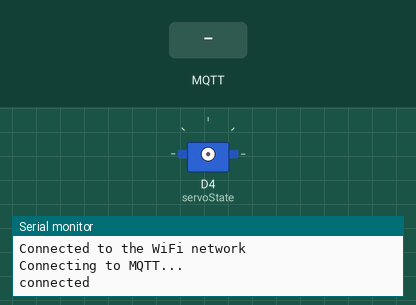
Recording of a sketch running on a simulated ESP8266 (NodeMCU). On the bench: servo, the last lines printed to the serial monitor. The test bench sets the inputs (shaded band). WiFi joins after 1.5 s; servers stay silent unless stated; no MQTT or app messages arrive unless stated.

Above: at 2.7 s.
2.8 s: MQTT message "1" arrives on the first subscribed topic
5.0 s: MQTT message "on" arrives on the first subscribed topic
At 7.1 s:
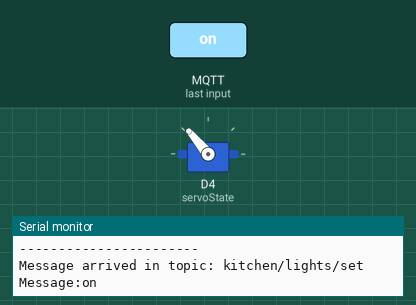
8.0 s: MQTT message "off" arrives on the first subscribed topic
At 10.0 s:
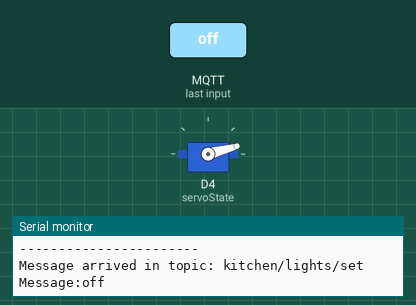
Timing chart, 0 to 11.5 s (numbered marks = the images above; inputs shaded):
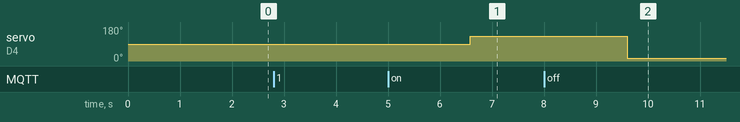

Measured:
- after the input at 5.0 s, servo on D4 (servoState): 90° → 130° after 1.6 s
- after the input at 8.0 s, servo on D4 (servoState): 130° → 15° after 1.6 s

The sketch:

kitchen_lights_hass.ino
```cpp
#include <ESP8266WiFi.h>
#include <PubSubClient.h>
#include <Servo.h>

const char* ssid = "<WIFI_NAME>"; // Enter your WiFi name
const char* password =  "<PASSWORD>"; // Enter WiFi password
const char* mqttServer = "<MQTT_SERVER_IP>";
const int mqttPort = 1883;
const char* mqttUser = "mqtt";
const char* mqttPassword = "<MQTT_PASSWORD>";
const char* subscribedChannel = "kitchen/lights/set";
const char* publishChannel = "kitchen/lights/state";

WiFiClient espClient;
PubSubClient client(espClient);
Servo servoState;

unsigned long lastStateChanged = millis();

void setup() {
  Serial.begin(115200);
  wifiConnect();
  client.setServer(mqttServer, mqttPort);
  client.setCallback(callback);
}

void loop() {
  if (!client.connected())
    reconnect();
  client.loop();
  delay(2000);
}

void wifiConnect(){
  WiFi.begin(ssid, password);
  while (WiFi.status() != WL_CONNECTED) {
    delay(500);
    Serial.println("Connecting to WiFi..");
  }
  Serial.println("Connected to the WiFi network");
}

void reconnect(){
  if(WiFi.status() != WL_CONNECTED){
    wifiConnect();
  }
  while (!client.connected()) {
    Serial.println("Connecting to MQTT...");
    if (client.connect("ESP8266Client", mqttUser, mqttPassword )) {
      Serial.println("connected");
      client.subscribe(subscribedChannel);
    } else {
      Serial.print("failed with state ");
      Serial.print(client.state());
      delay(5000);
    }
  }
}

void callback(char* topic, byte* payload, unsigned int length) {
  Serial.print("Message arrived in topic: ");
  Serial.println(topic);
  Serial.print("Message:");
  String message = String("");
  for (int i = 0; i < length; i++) {
    message += (char)payload[i];
  }
  Serial.println(message);
  if (strcmp(topic, subscribedChannel) == 0){
    String state = doChangeSwitch(message);
    Serial.print("State = ");
    Serial.println(state);
    if (!String("-1").equals(state))
      client.publish(publishChannel, state.c_str());
  }
   Serial.println("-----------------------");
}

String doChangeSwitch(String message) {
  String ret;
  servoState.attach(D4);
  delay(15);
  if (String("ON").equalsIgnoreCase(message)){
    servoState.write(130);
    ret = "ON";
  } else if (String("OFF").equalsIgnoreCase(message)){
    servoState.write(15);
    ret = "OFF";
  } else {
    ret = "-1";
  }
  delay(1000);
  servoState.detach();

  return ret;
}
```
